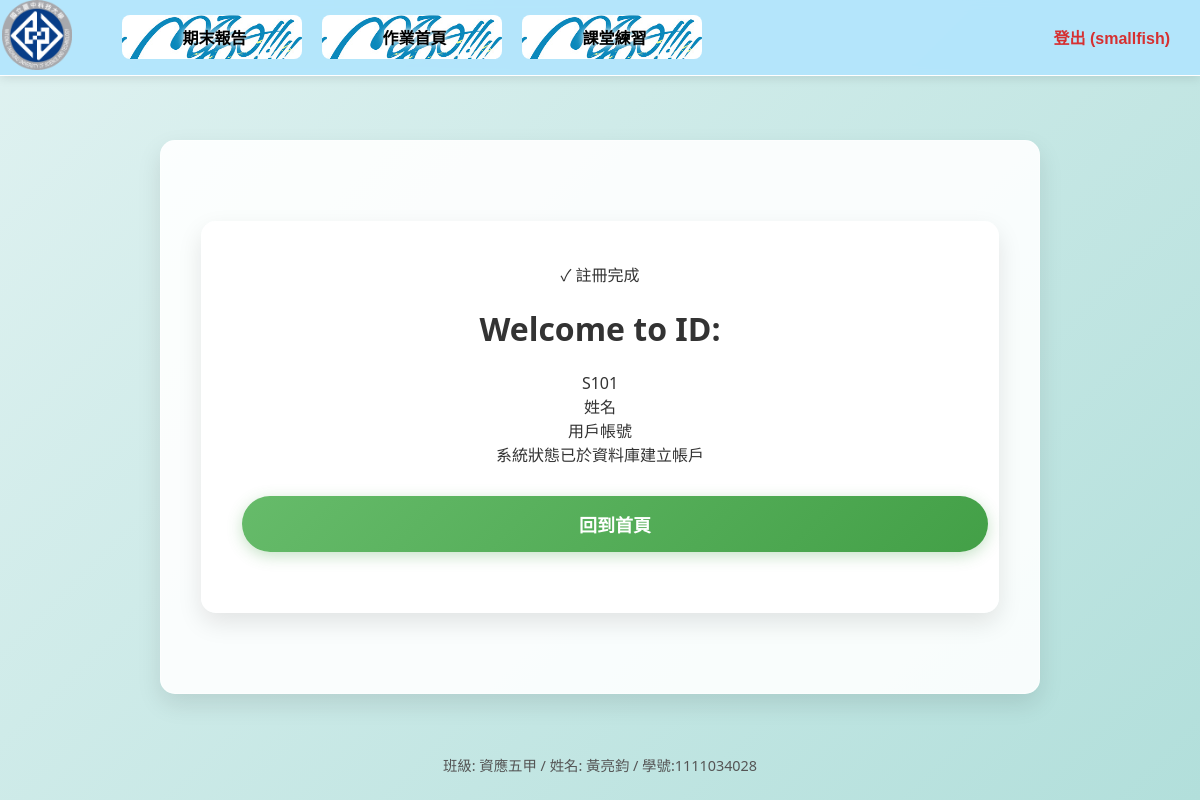
The page /hw/getData.php (signed in) on the database as committed earlier.
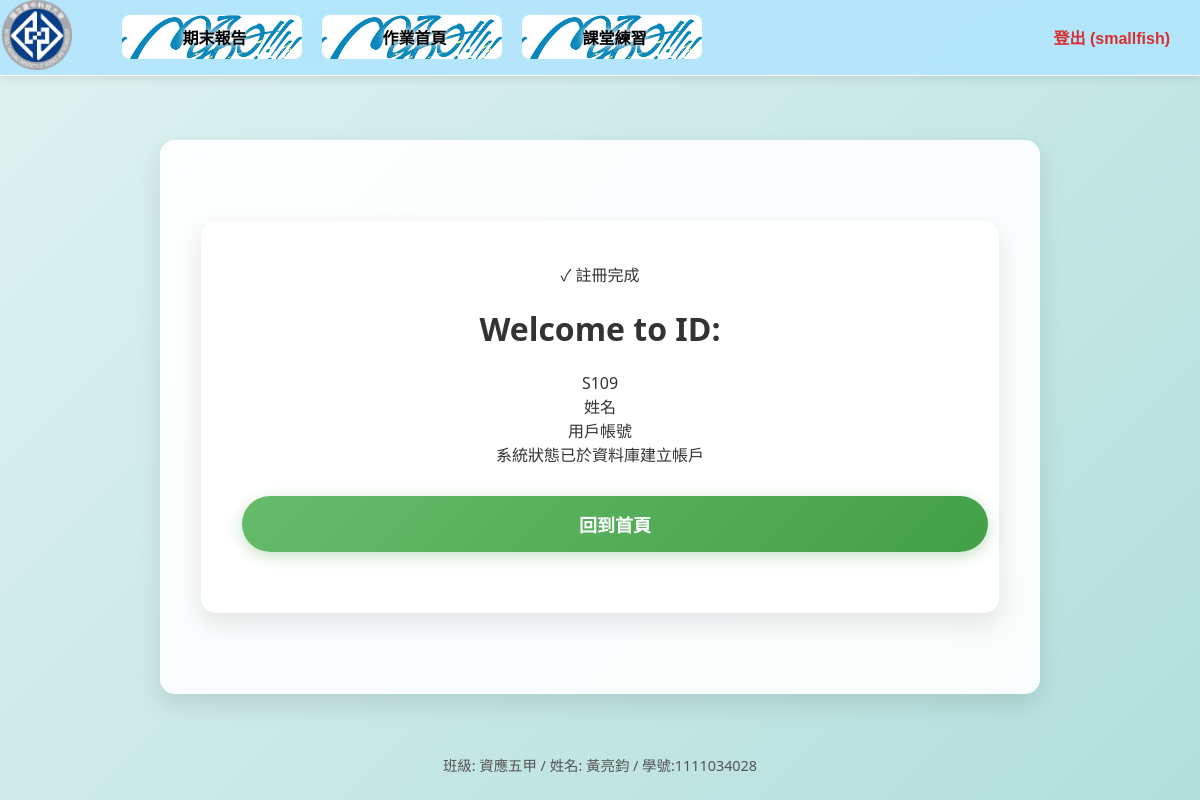
The same page on the database as committed later.
### tables this page shows
CREATE TABLE `students` (
  `sno` char(4) NOT NULL COMMENT '學號',
  `name` varchar(10) NOT NULL COMMENT '姓名',
  `address` varchar(255) NOT NULL COMMENT '地址',
  `birthday` date NOT NULL COMMENT '生日',
  `username` char(10) NOT NULL COMMENT '帳號',
  `password` char(10) NOT NULL COMMENT '密碼',
  `role` varchar(10) NOT NULL DEFAULT 'user',
  `picture` varchar(255) DEFAULT NULL COMMENT '頭像路徑'
);

### hw/getData.php (the view, shortened to what this page needs)
<!DOCTYPE html>
<html lang="zh-TW">
<head>
    <link rel="stylesheet" href="css/navCSS.css" media="all">
    <link rel="stylesheet" href="css/indexCSS.css" media="all">
    <link rel="stylesheet" href="css/getForm.css" media="all">
</head>
<body>
    <div id="wrap">
        <header id="header" class="clearheader">
            <?php require "nav.php"; ?>
        </header>
        <main id="contents">
            <div class="container message-box">
            <?php
                require "../DB/DB_open.php";
                $name = $_POST['name'] ?? "";
                $address = $_POST['address'] ?? "";
                $birthday = $_POST['birthday'] ?? "";
                $username = $_POST['username'] ?? "";
                $pw = $_POST['pw'] ?? "";
                $pw2 = $_POST['pw2'] ?? "";
                if ($pw !== $pw2) {
                    setcookie("userName", $name, time() + 60);
                    setcookie("address", $address, time() + 60);
                    setcookie("birthday", $birthday, time() + 60);
                    setcookie("username", $username, time() + 60);
                    echo "<div class='error-title'>Oops! 密碼不一致</div>";
                    echo "<p style='color:#636e72'>請確認您兩次輸入的密碼完全相同。</p>";
                    echo "<a href='getForm.php' class='submit-btn' style='text-decoration:none; display:block;'>返回修正資料</a>";
                } else {
                    $sql_check = "SELECT * FROM students WHERE
                                  name = '$name' AND
                                  address = '$address' AND
                                  birthday = '$birthday' AND
                                  username = '$username' AND
                                  password = '$pw'";
                    $res_check = mysqli_query($link, $sql_check);
                    if ($res_check && mysqli_num_rows($res_check) > 0) {
                        echo "<div class='error-title'>使用者已存在</div>";
                        echo "<p style='color:#636e72'>您輸入的資料與系統內現有帳戶完全吻合，無需重複註冊。</p>";
                        echo "<a href='getForm.php' class='submit-btn' style='text-decoration:none; display:block;'>返回註冊頁面</a>";
                    } else {
                        $sql_max = "SELECT sno FROM students ORDER BY sno DESC LIMIT 1";
                        $res_max = mysqli_query($link, $sql_max);
                        if ($res_max && mysqli_num_rows($res_max) > 0) {
                            $row_max = mysqli_fetch_assoc($res_max);
                            $last_sno = $row_max['sno'];
                            $num = intval(substr($last_sno, 1)) + 1;
                            $sno = "S" . str_pad($num, 3, "0", STR_PAD_LEFT);
                        } else {
                            $sno = "S001";
                        }
                        $sql = "INSERT INTO students (sno, name, address, birthday, username, password)
                                VALUES ('$sno', '$name', '$address', '$birthday', '$username', '$pw')";
                        if (mysqli_query($link, $sql)) {
                            echo "<div class='success-badge'>✓ 註冊完成</div>";
                            echo "<h1>Welcome to ID:</h1>";
                            echo "<span class='assigned-sno'>" . htmlspecialchars($sno) . "</span>";
                            echo "<div class='data-row'><span class='data-label'>姓名</span><span class='data-value'>" . htmlspecialchars($name) . "</span></div>";
                            echo "<div class='data-row'><span class='data-label'>用戶帳號</span><span class='data-value'>" . htmlspecialchars($username) . "</span></div>";
                            echo "<div class='data-row'><span class='data-label'>系統狀態</span><span class='data-value'>已於資料庫建立帳戶</span></div>";
                            echo "<a href='index.php' class='submit-btn' style='text-decoration:none; display:block; margin-top:30px;'>回到首頁</a>";
                        } else {
                            echo "<div class='error-title'>註冊失敗</div>";
                            echo "<p>" . mysqli_error($link) . "</p>";
                            echo "<a href='getForm.php' class='back-link'>回到註冊頁</a>";
                        }
                    }
                }
            ?>
            </div>
        </main>
        <footer id="footer">
        </footer>
    </div>
</body>
</html>

Rows that differ between the two databases and show on the page:
no longer on this page (row edited): students: sno "S101"
added students: sno "S109"
